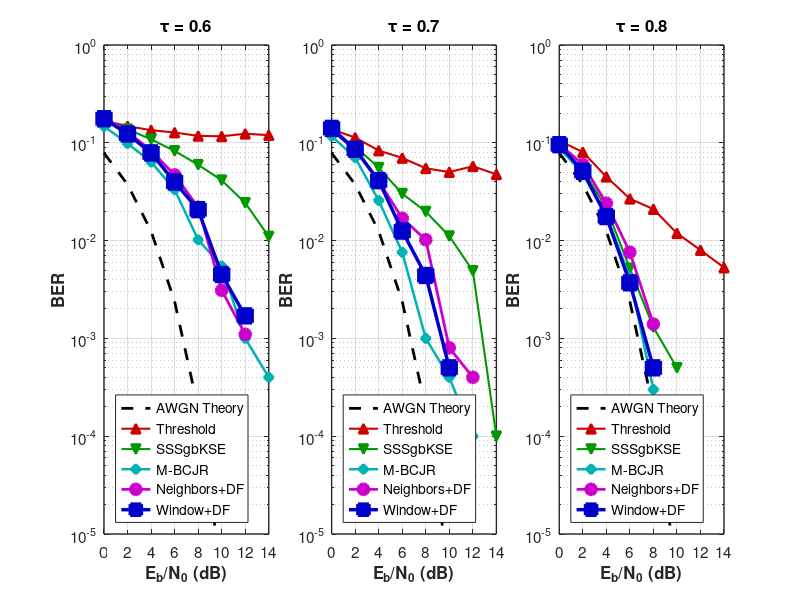

The MATLAB source for this figure: (Note: this script raises an error after producing the figure.)
%% FTN Results Visualization

clear; clc; close all;

%% Load Results
load('mat/comparison/full_results.mat');

fprintf('=== FTN Results Visualization ===\n');
fprintf('τ values: '); fprintf('%.1f ', tau_values); fprintf('\n');
fprintf('SNR range: %d to %d dB\n\n', SNR_range(1), SNR_range(end));

%% AWGN Theory
ber_theory = qfunc(sqrt(2 * 10.^(SNR_range/10)));

%% Color Scheme
colors = struct();
colors.awgn = [0 0 0];           % Black
colors.threshold = [0.8 0 0];     % Dark Red
colors.sss = [0 0.6 0];           % Dark Green
colors.bcjr = [0 0.7 0.7];        % Cyan
colors.neighbors = [0.8 0 0.8];   % Magenta
colors.window = [0 0 0.8];        % Dark Blue

%% Figure 1: Three Subplots (τ comparison)
figure('Position', [50 100 1400 450], 'Color', 'w');

for t = 1:length(tau_values)
    subplot(1, 3, t);
    
    % AWGN
    semilogy(SNR_range, ber_theory, 'k--', 'LineWidth', 2, 'DisplayName', 'AWGN Theory');
    hold on;
    
    % Threshold
    semilogy(SNR_range, ber_th(t,:), '-^', 'Color', colors.threshold, ...
        'LineWidth', 1.5, 'MarkerSize', 7, 'MarkerFaceColor', colors.threshold, ...
        'DisplayName', 'Threshold');
    
    % SSSgbKSE
    semilogy(SNR_range, ber_sss(t,:), '-v', 'Color', colors.sss, ...
        'LineWidth', 1.5, 'MarkerSize', 7, 'MarkerFaceColor', colors.sss, ...
        'DisplayName', 'SSSgbKSE');
    
    % M-BCJR
    semilogy(SNR_range, ber_bcjr(t,:), '-d', 'Color', colors.bcjr, ...
        'LineWidth', 1.8, 'MarkerSize', 7, 'MarkerFaceColor', colors.bcjr, ...
        'DisplayName', 'M-BCJR');
    
    % Neighbors+DF
    if ~isnan(ber_nb(t,1))
        semilogy(SNR_range, ber_nb(t,:), '-o', 'Color', colors.neighbors, ...
            'LineWidth', 2, 'MarkerSize', 8, 'MarkerFaceColor', colors.neighbors, ...
            'DisplayName', 'Neighbors+DF');
    end
    
    % Window+DF
    if ~isnan(ber_win(t,1))
        semilogy(SNR_range, ber_win(t,:), '-s', 'Color', colors.window, ...
            'LineWidth', 2.5, 'MarkerSize', 10, 'MarkerFaceColor', colors.window, ...
            'DisplayName', 'Window+DF');
    end
    
    grid on;
    xlabel('E_b/N_0 (dB)', 'FontSize', 12, 'FontWeight', 'bold');
    ylabel('BER', 'FontSize', 12, 'FontWeight', 'bold');
    title(sprintf('\\tau = %.1f', tau_values(t)), 'FontSize', 14, 'FontWeight', 'bold');
    legend('Location', 'southwest', 'FontSize', 9);
    ylim([1e-5 1]);
    xlim([SNR_range(1) SNR_range(end)]);
    set(gca, 'FontSize', 11, 'LineWidth', 1);
end

sgtitle('FTN Detection Performance Comparison', 'FontSize', 16, 'FontWeight', 'bold');

if ~exist('figures', 'dir'), mkdir('figures'); end
saveas(gcf, 'figures/ftn_comparison_3panel.png');
saveas(gcf, 'figures/ftn_comparison_3panel.fig');
fprintf('Saved: figures/ftn_comparison_3panel.png\n');

%% Figure 2: Single Combined Plot (τ=0.7 focus)
figure('Position', [100 100 800 600], 'Color', 'w');

t_idx = find(tau_values == 0.7);
if isempty(t_idx), t_idx = 2; end

semilogy(SNR_range, ber_theory, 'k--', 'LineWidth', 2.5, 'DisplayName', 'AWGN Theory');
hold on;
semilogy(SNR_range, ber_th(t_idx,:), '-^', 'Color', colors.threshold, ...
    'LineWidth', 2, 'MarkerSize', 9, 'MarkerFaceColor', colors.threshold, ...
    'DisplayName', 'Threshold (Uncoded FTN)');
semilogy(SNR_range, ber_sss(t_idx,:), '-v', 'Color', colors.sss, ...
    'LineWidth', 2, 'MarkerSize', 9, 'MarkerFaceColor', colors.sss, ...
    'DisplayName', 'SSSgbKSE');
semilogy(SNR_range, ber_bcjr(t_idx,:), '-d', 'Color', colors.bcjr, ...
    'LineWidth', 2, 'MarkerSize', 9, 'MarkerFaceColor', colors.bcjr, ...
    'DisplayName', 'M-BCJR');

if ~isnan(ber_nb(t_idx,1))
    semilogy(SNR_range, ber_nb(t_idx,:), '-o', 'Color', colors.neighbors, ...
        'LineWidth', 2, 'MarkerSize', 10, 'MarkerFaceColor', colors.neighbors, ...
        'DisplayName', 'NN: Neighbors+DF');
end
if ~isnan(ber_win(t_idx,1))
    semilogy(SNR_range, ber_win(t_idx,:), '-s', 'Color', colors.window, ...
        'LineWidth', 2.5, 'MarkerSize', 12, 'MarkerFaceColor', colors.window, ...
        'DisplayName', 'NN: Window+DF');
end

grid on;
xlabel('E_b/N_0 (dB)', 'FontSize', 14, 'FontWeight', 'bold');
ylabel('Bit Error Rate (BER)', 'FontSize', 14, 'FontWeight', 'bold');
title(sprintf('FTN Detection Performance (\\tau = %.1f)', tau_values(t_idx)), ...
    'FontSize', 16, 'FontWeight', 'bold');
legend('Location', 'southwest', 'FontSize', 11);
ylim([1e-5 1]);
xlim([SNR_range(1) SNR_range(end)]);
set(gca, 'FontSize', 12, 'LineWidth', 1.2);

saveas(gcf, 'figures/ftn_tau07_detailed.png');
saveas(gcf, 'figures/ftn_tau07_detailed.fig');
fprintf('Saved: figures/ftn_tau07_detailed.png\n');

%% Figure 3: Window+DF across all τ values
figure('Position', [150 100 800 600], 'Color', 'w');

semilogy(SNR_range, ber_theory, 'k--', 'LineWidth', 2.5, 'DisplayName', 'AWGN Theory');
hold on;

tau_colors = {[0 0 0.9], [0.9 0 0], [0 0.7 0]};  % Blue, Red, Green
markers = {'s', 'o', '^'};

for t = 1:length(tau_values)
    if ~isnan(ber_win(t,1))
        semilogy(SNR_range, ber_win(t,:), ['-' markers{t}], 'Color', tau_colors{t}, ...
            'LineWidth', 2.5, 'MarkerSize', 10, 'MarkerFaceColor', tau_colors{t}, ...
            'DisplayName', sprintf('Window+DF (\\tau=%.1f)', tau_values(t)));
    end
end

grid on;
xlabel('E_b/N_0 (dB)', 'FontSize', 14, 'FontWeight', 'bold');
ylabel('Bit Error Rate (BER)', 'FontSize', 14, 'FontWeight', 'bold');
title('Window+DF Performance vs Packing Factor', 'FontSize', 16, 'FontWeight', 'bold');
legend('Location', 'southwest', 'FontSize', 11);
ylim([1e-5 1]);
xlim([SNR_range(1) SNR_range(end)]);
set(gca, 'FontSize', 12, 'LineWidth', 1.2);

saveas(gcf, 'figures/ftn_window_all_tau.png');
saveas(gcf, 'figures/ftn_window_all_tau.fig');
fprintf('Saved: figures/ftn_window_all_tau.png\n');

%% Figure 4: Bar Chart @ 10 dB
figure('Position', [200 100 900 500], 'Color', 'w');

idx10 = find(SNR_range == 10);
if isempty(idx10), idx10 = 6; end

n_tau = length(tau_values);
data_10dB = [ber_th(:,idx10), ber_sss(:,idx10), ber_bcjr(:,idx10), ber_nb(:,idx10), ber_win(:,idx10)];
detector_names = {'Threshold', 'SSSgbKSE', 'M-BCJR', 'Neighbors+DF', 'Window+DF'};

b = bar(data_10dB);
set(gca, 'XTickLabel', arrayfun(@(x) sprintf('\\tau=%.1f', x), tau_values, 'UniformOutput', false));
set(gca, 'YScale', 'log');

% Colors
bar_colors = [colors.threshold; colors.sss; colors.bcjr; colors.neighbors; colors.window];
for k = 1:length(b)
    b(k).FaceColor = bar_colors(k,:);
end

ylabel('BER @ 10 dB', 'FontSize', 14, 'FontWeight', 'bold');
xlabel('Packing Factor (\tau)', 'FontSize', 14, 'FontWeight', 'bold');
title('Detection Performance Comparison @ E_b/N_0 = 10 dB', 'FontSize', 16, 'FontWeight', 'bold');
legend(detector_names, 'Location', 'northwest', 'FontSize', 10);
grid on;
ylim([1e-4 1]);
set(gca, 'FontSize', 12, 'LineWidth', 1.2);

saveas(gcf, 'figures/ftn_bar_10dB.png');
saveas(gcf, 'figures/ftn_bar_10dB.fig');
fprintf('Saved: figures/ftn_bar_10dB.png\n');

%% Figure 5: Gain Analysis (Window+DF vs others)
figure('Position', [250 100 800 500], 'Color', 'w');

gain_vs_sss = ber_sss ./ ber_win;
gain_vs_nb = ber_nb ./ ber_win;

subplot(1,2,1);
bar(tau_values, gain_vs_sss(:,idx10), 'FaceColor', colors.window);
xlabel('\tau', 'FontSize', 14, 'FontWeight', 'bold');
ylabel('Gain (×)', 'FontSize', 14, 'FontWeight', 'bold');
title('Window+DF vs SSSgbKSE @ 10 dB', 'FontSize', 13, 'FontWeight', 'bold');
grid on;
set(gca, 'FontSize', 12);

subplot(1,2,2);
bar(tau_values, gain_vs_nb(:,idx10), 'FaceColor', colors.neighbors);
xlabel('\tau', 'FontSize', 14, 'FontWeight', 'bold');
ylabel('Gain (×)', 'FontSize', 14, 'FontWeight', 'bold');
title('Window+DF vs Neighbors+DF @ 10 dB', 'FontSize', 13, 'FontWeight', 'bold');
grid on;
set(gca, 'FontSize', 12);

sgtitle('Performance Gains of Window+DF Approach', 'FontSize', 15, 'FontWeight', 'bold');

% saveas(gcf, 'figures/ftn_gain_analysis.png');
% saveas(gcf, 'figures/ftn_gain_analysis.fig');
% fprintf('Saved: figures/ftn_gain_analysis.png\n');

%% Print Summary Table
fprintf('\n');
fprintf('╔════════════════════════════════════════════════════════════════════════╗\n');
fprintf('║                      BER Summary @ 10 dB                               ║\n');
fprintf('╠═══════╦════════════╦════════════╦════════════╦════════════╦═══════════╣\n');
fprintf('║   τ   ║  Threshold ║  SSSgbKSE  ║   M-BCJR   ║ Neighb+DF  ║ Window+DF ║\n');
fprintf('╠═══════╬════════════╬════════════╬════════════╬════════════╬═══════════╣\n');

for t = 1:n_tau
    fprintf('║  %.1f  ║  %.2e  ║  %.2e  ║  %.2e  ║  %.2e  ║ %.2e  ║\n', ...
        tau_values(t), ber_th(t,idx10), ber_sss(t,idx10), ber_bcjr(t,idx10), ...
        ber_nb(t,idx10), ber_win(t,idx10));
end
fprintf('╚═══════╩════════════╩════════════╩════════════╩════════════╩═══════════╝\n');

fprintf('\n--- Gains @ 10 dB ---\n');
for t = 1:n_tau
    fprintf('τ=%.1f: Window+DF is %.1fx better than SSSgbKSE, %.1fx better than Neighbors+DF\n', ...
        tau_values(t), gain_vs_sss(t,idx10), gain_vs_nb(t,idx10));
end

fprintf('\n=== All figures saved to figures/ folder ===\n');